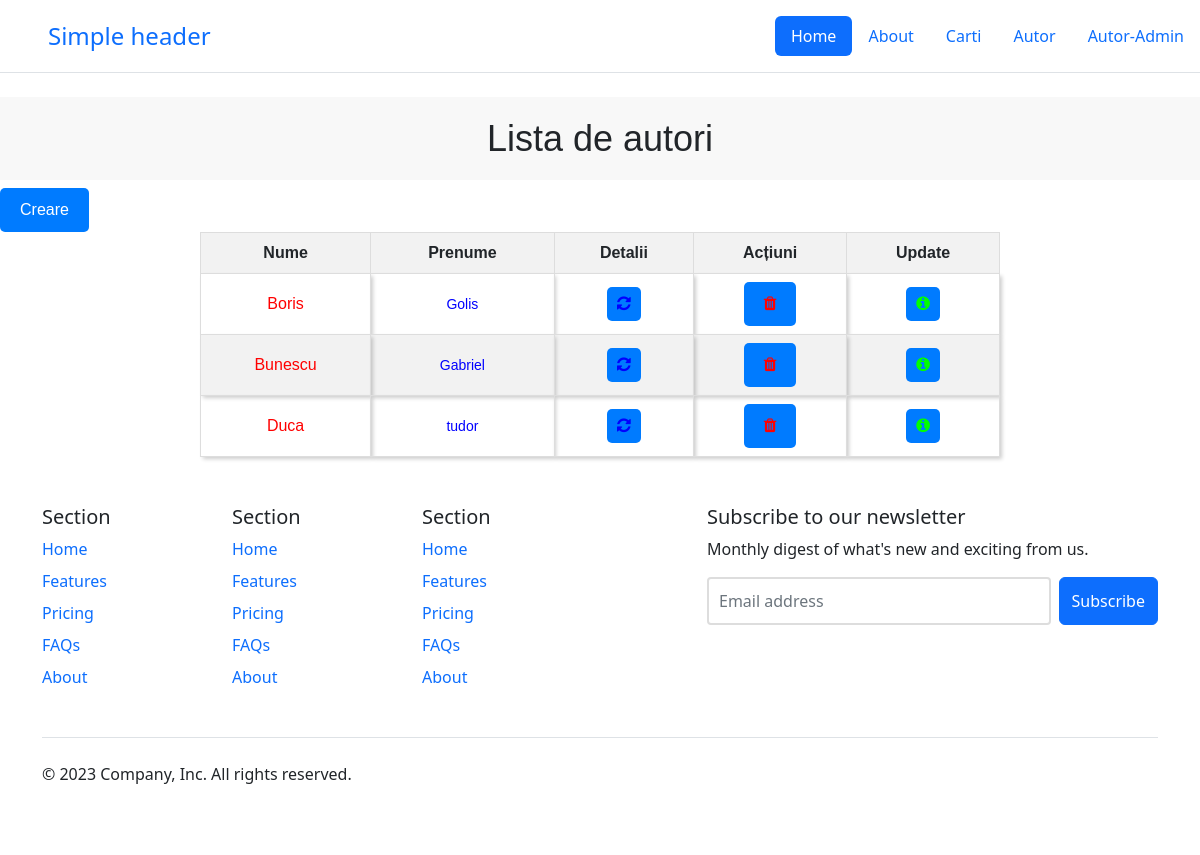
Screenshot of /autori with the database file from the repository.
### model.py (models this page shows, shortened)
class Autor(db.Model):
    id = db.Column(db.Integer, primary_key=True)
    nume = db.Column(db.String(300), nullable=False)
    prenume = db.Column(db.String(300), nullable=True)

### app.py (the view)
@app.route('/autori')
def autori():
    autori = Autor.query.order_by(Autor.nume, Autor.prenume).all()
    return render_template("autor/autori.html", autori=autori)

### templates/autor/autori.html (shortened to what this page needs)
{% extends 'base.html' %}
{% block head %}
  <link rel="stylesheet" href="{{ url_for('static', filename='css/autor/autor.css') }}">
<link rel="stylesheet" href="https://cdnjs.cloudflare.com/ajax/libs/font-awesome/4.7.0/css/font-awesome.min.css">
{% endblock %}
{% block body %}
  <h1>Lista de autori</h1>
  <button onclick="window.location.href='autori/create';">Creare</button>
  <table>
    <thead>
      <tr>
        <th>Nume</th>
        <th>Prenume</th>
        <th>Detalii</th>
        <th>Acțiuni</th>
        <th>Update</th>
      </tr>
    </thead>
    <tbody>
      {% for autor in autori %}
        <tr>
          <td>{{ autor.nume }}</td>
          <td>{{ autor.prenume }}</td>
          <td><a href="{{ url_for('autor', id=autor.id) }}"><i class="fa fa-refresh"></i></a></td>
          <td>
            <form action="{{ url_for('delete_autor', id=autor.id) }}" method="POST">
  <button type="submit" class="icon-button">
    <i class="fa fa-trash"></i>
  </button>
</form>
          </td>
          <td><a href="{{ url_for('update_autor', id=autor.id) }}"><i class="fa fa-info-circle"></i></a></td>
        </tr>
      {% endfor %}
    </tbody>
  </table>
{% endblock %}

### static/css/autor/autor.css (style rules this page uses)
td:nth-child(1) { color: red; font-size: 16px; transition: font-size 0.5s ease-in-out; }
td:nth-child(2) { color: blue; font-size: 14px; transition: font-size 0.5s ease-in-out; }
table { border-collapse: collapse; }
td { padding: 10px; text-align: center; font-size: 16px; color: #333; box-shadow: 2px 2px 4px rgba(0, 0, 0, 0.2); transition: all 0.3s ease-in-out; }
td a { display: inline-block; padding: 5px 10px; background-color: #007bff; color: #fff; text-decoration: none; border-radius: 5px; font-family: Arial, sans-serif; transition: background-color 0.3s ease; }
button { padding: 10px 20px; background-color: #007bff; color: #fff; border: none; border-radius: 5px; font-size: 16px; font-family: Arial, sans-serif; cursor: pointer; transition: all 0.3s ease-in-out; animation-duration: 1s; animation-fill-mode: forwards; }
table { border-collapse: collapse; width: 100%; max-width: 800px; margin: 0 auto; font-family: Arial, sans-serif; font-size: 16px; text-align: center; }
th, td { border: 1px solid #ddd; padding: 8px; }
th { background-color: #f2f2f2; }
tr:nth-child(even) { background-color: #f2f2f2; }
td:last-child { text-align: center; }
h1 { background-color: #f8f8f8; padding: 20px; font-family: Arial, sans-serif; font-size: 36px; text-align: center; }
h1 { animation: fadeIn 1s ease; }
.fa { font-size: 24px; }
.fa-trash { color: #ff0000; }
.fa-info-circle { color: #00ff00; }
.fa-refresh { color: #0000ff; animation: spin 2s infinite linear; }

### rows the page displays
Autor: nume "Boris", prenume "Golis"
Autor: nume "Bunescu", prenume "Gabriel"
Autor: nume "Duca", prenume "tudor"
